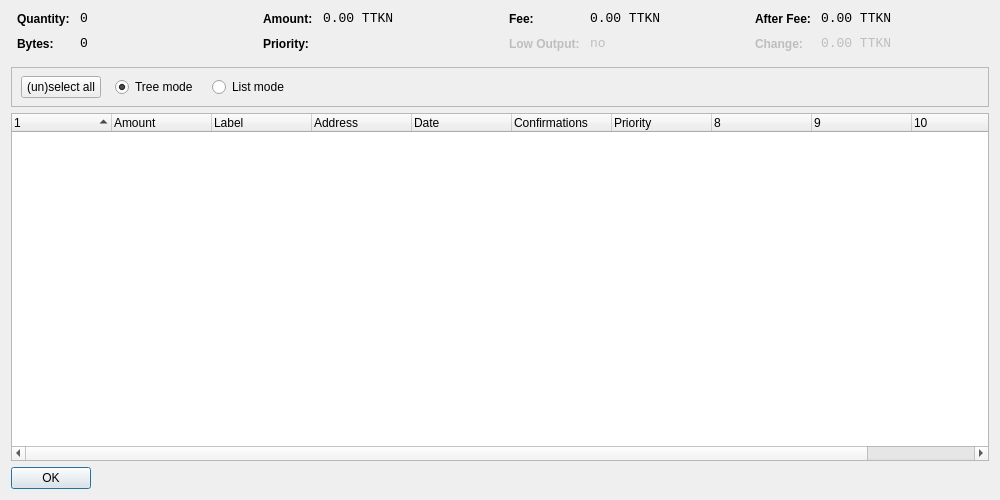
<?xml version="1.0" encoding="UTF-8"?>
<ui version="4.0">
 <class>CoinControlDialog</class>
 <widget class="QDialog" name="CoinControlDialog">
  <property name="geometry">
   <rect>
    <x>0</x>
    <y>0</y>
    <width>1000</width>
    <height>500</height>
   </rect>
  </property>
  <property name="windowTitle">
   <string>Coin Control</string>
  </property>
  <layout class="QVBoxLayout" name="verticalLayout">
   <item>
    <layout class="QHBoxLayout" name="horizontalLayoutTop" stretch="0,0,0,0">
     <property name="topMargin">
      <number>0</number>
     </property>
     <property name="bottomMargin">
      <number>10</number>
     </property>
     <item>
      <layout class="QFormLayout" name="formLayoutCoinControl1">
       <property name="horizontalSpacing">
        <number>10</number>
       </property>
       <property name="verticalSpacing">
        <number>10</number>
       </property>
       <property name="leftMargin">
        <number>6</number>
       </property>
       <property name="rightMargin">
        <number>6</number>
       </property>
       <item row="0" column="0">
        <widget class="QLabel" name="labelCoinControlQuantityText">
         <property name="styleSheet">
          <string notr="true">font-weight:bold;</string>
         </property>
         <property name="text">
          <string>Quantity:</string>
         </property>
        </widget>
       </item>
       <item row="0" column="1">
        <widget class="QLabel" name="labelCoinControlQuantity">
         <property name="font">
          <font>
           <family>Monospace</family>
           <pointsize>10</pointsize>
          </font>
         </property>
         <property name="cursor">
          <cursorShape>IBeamCursor</cursorShape>
         </property>
         <property name="contextMenuPolicy">
          <enum>Qt::ActionsContextMenu</enum>
         </property>
         <property name="text">
          <string notr="true">0</string>
         </property>
         <property name="textInteractionFlags">
          <set>Qt::LinksAccessibleByMouse|Qt::TextSelectableByKeyboard|Qt::TextSelectableByMouse</set>
         </property>
        </widget>
       </item>
       <item row="1" column="0">
        <widget class="QLabel" name="labelCoinControlBytesText">
         <property name="styleSheet">
          <string notr="true">font-weight:bold;</string>
         </property>
         <property name="text">
          <string>Bytes:</string>
         </property>
        </widget>
       </item>
       <item row="1" column="1">
        <widget class="QLabel" name="labelCoinControlBytes">
         <property name="font">
          <font>
           <family>Monospace</family>
           <pointsize>10</pointsize>
          </font>
         </property>
         <property name="cursor">
          <cursorShape>IBeamCursor</cursorShape>
         </property>
         <property name="contextMenuPolicy">
          <enum>Qt::ActionsContextMenu</enum>
         </property>
         <property name="text">
          <string notr="true">0</string>
         </property>
         <property name="textInteractionFlags">
          <set>Qt::LinksAccessibleByMouse|Qt::TextSelectableByKeyboard|Qt::TextSelectableByMouse</set>
         </property>
        </widget>
       </item>
      </layout>
     </item>
     <item>
      <layout class="QFormLayout" name="formLayoutCoinControl2">
       <property name="horizontalSpacing">
        <number>10</number>
       </property>
       <property name="verticalSpacing">
        <number>10</number>
       </property>
       <property name="leftMargin">
        <number>6</number>
       </property>
       <property name="rightMargin">
        <number>6</number>
       </property>
       <item row="0" column="0">
        <widget class="QLabel" name="labelCoinControlAmountText">
         <property name="styleSheet">
          <string notr="true">font-weight:bold;</string>
         </property>
         <property name="text">
          <string>Amount:</string>
         </property>
        </widget>
       </item>
       <item row="0" column="1">
        <widget class="QLabel" name="labelCoinControlAmount">
         <property name="font">
          <font>
           <family>Monospace</family>
           <pointsize>10</pointsize>
          </font>
         </property>
         <property name="cursor">
          <cursorShape>IBeamCursor</cursorShape>
         </property>
         <property name="contextMenuPolicy">
          <enum>Qt::ActionsContextMenu</enum>
         </property>
         <property name="text">
          <string notr="true">0.00 TTKN</string>
         </property>
         <property name="textInteractionFlags">
          <set>Qt::LinksAccessibleByMouse|Qt::TextSelectableByKeyboard|Qt::TextSelectableByMouse</set>
         </property>
        </widget>
       </item>
       <item row="1" column="0">
        <widget class="QLabel" name="labelCoinControlPriorityText">
         <property name="styleSheet">
          <string notr="true">font-weight:bold;</string>
         </property>
         <property name="text">
          <string>Priority:</string>
         </property>
        </widget>
       </item>
       <item row="1" column="1">
        <widget class="QLabel" name="labelCoinControlPriority">
         <property name="font">
          <font>
           <family>Monospace</family>
           <pointsize>10</pointsize>
          </font>
         </property>
         <property name="cursor">
          <cursorShape>IBeamCursor</cursorShape>
         </property>
         <property name="contextMenuPolicy">
          <enum>Qt::ActionsContextMenu</enum>
         </property>
         <property name="text">
          <string/>
         </property>
         <property name="textInteractionFlags">
          <set>Qt::LinksAccessibleByMouse|Qt::TextSelectableByKeyboard|Qt::TextSelectableByMouse</set>
         </property>
        </widget>
       </item>
      </layout>
     </item>
     <item>
      <layout class="QFormLayout" name="formLayoutCoinControl3">
       <property name="horizontalSpacing">
        <number>10</number>
       </property>
       <property name="verticalSpacing">
        <number>10</number>
       </property>
       <property name="leftMargin">
        <number>6</number>
       </property>
       <property name="rightMargin">
        <number>6</number>
       </property>
       <item row="0" column="0">
        <widget class="QLabel" name="labelCoinControlFeeText">
         <property name="styleSheet">
          <string notr="true">font-weight:bold;</string>
         </property>
         <property name="text">
          <string>Fee:</string>
         </property>
        </widget>
       </item>
       <item row="0" column="1">
        <widget class="QLabel" name="labelCoinControlFee">
         <property name="font">
          <font>
           <family>Monospace</family>
           <pointsize>10</pointsize>
          </font>
         </property>
         <property name="cursor">
          <cursorShape>IBeamCursor</cursorShape>
         </property>
         <property name="contextMenuPolicy">
          <enum>Qt::ActionsContextMenu</enum>
         </property>
         <property name="text">
          <string notr="true">0.00 TTKN</string>
         </property>
         <property name="textInteractionFlags">
          <set>Qt::LinksAccessibleByMouse|Qt::TextSelectableByKeyboard|Qt::TextSelectableByMouse</set>
         </property>
        </widget>
       </item>
       <item row="1" column="0">
        <widget class="QLabel" name="labelCoinControlLowOutputText">
         <property name="enabled">
          <bool>false</bool>
         </property>
         <property name="styleSheet">
          <string notr="true">font-weight:bold;</string>
         </property>
         <property name="text">
          <string>Low Output:</string>
         </property>
        </widget>
       </item>
       <item row="1" column="1">
        <widget class="QLabel" name="labelCoinControlLowOutput">
         <property name="enabled">
          <bool>false</bool>
         </property>
         <property name="font">
          <font>
           <family>Monospace</family>
           <pointsize>10</pointsize>
          </font>
         </property>
         <property name="cursor">
          <cursorShape>IBeamCursor</cursorShape>
         </property>
         <property name="contextMenuPolicy">
          <enum>Qt::ActionsContextMenu</enum>
         </property>
         <property name="text">
          <string notr="true">no</string>
         </property>
         <property name="textInteractionFlags">
          <set>Qt::LinksAccessibleByMouse|Qt::TextSelectableByKeyboard|Qt::TextSelectableByMouse</set>
         </property>
        </widget>
       </item>
      </layout>
     </item>
     <item>
      <layout class="QFormLayout" name="formLayoutCoinControl4">
       <property name="horizontalSpacing">
        <number>10</number>
       </property>
       <property name="verticalSpacing">
        <number>10</number>
       </property>
       <property name="leftMargin">
        <number>6</number>
       </property>
       <property name="rightMargin">
        <number>6</number>
       </property>
       <item row="0" column="0">
        <widget class="QLabel" name="labelCoinControlAfterFeeText">
         <property name="styleSheet">
          <string notr="true">font-weight:bold;</string>
         </property>
         <property name="text">
          <string>After Fee:</string>
         </property>
        </widget>
       </item>
       <item row="0" column="1">
        <widget class="QLabel" name="labelCoinControlAfterFee">
         <property name="font">
          <font>
           <family>Monospace</family>
           <pointsize>10</pointsize>
          </font>
         </property>
         <property name="cursor">
          <cursorShape>IBeamCursor</cursorShape>
         </property>
         <property name="contextMenuPolicy">
          <enum>Qt::ActionsContextMenu</enum>
         </property>
         <property name="text">
          <string notr="true">0.00 TTKN</string>
         </property>
         <property name="textInteractionFlags">
          <set>Qt::LinksAccessibleByMouse|Qt::TextSelectableByKeyboard|Qt::TextSelectableByMouse</set>
         </property>
        </widget>
       </item>
       <item row="1" column="0">
        <widget class="QLabel" name="labelCoinControlChangeText">
         <property name="enabled">
          <bool>false</bool>
         </property>
         <property name="styleSheet">
          <string notr="true">font-weight:bold;</string>
         </property>
         <property name="text">
          <string>Change:</string>
         </property>
        </widget>
       </item>
       <item row="1" column="1">
        <widget class="QLabel" name="labelCoinControlChange">
         <property name="enabled">
          <bool>false</bool>
         </property>
         <property name="font">
          <font>
           <family>Monospace</family>
           <pointsize>10</pointsize>
          </font>
         </property>
         <property name="cursor">
          <cursorShape>IBeamCursor</cursorShape>
         </property>
         <property name="contextMenuPolicy">
          <enum>Qt::ActionsContextMenu</enum>
         </property>
         <property name="text">
          <string notr="true">0.00 TTKN</string>
         </property>
         <property name="textInteractionFlags">
          <set>Qt::LinksAccessibleByMouse|Qt::TextSelectableByKeyboard|Qt::TextSelectableByMouse</set>
         </property>
        </widget>
       </item>
      </layout>
     </item>
    </layout>
   </item>
   <item>
    <widget class="QFrame" name="frame">
     <property name="minimumSize">
      <size>
       <width>0</width>
       <height>40</height>
      </size>
     </property>
     <property name="frameShape">
      <enum>QFrame::StyledPanel</enum>
     </property>
     <property name="frameShadow">
      <enum>QFrame::Sunken</enum>
     </property>
     <widget class="QWidget" name="horizontalLayoutWidget">
      <property name="geometry">
       <rect>
        <x>10</x>
        <y>0</y>
        <width>781</width>
        <height>41</height>
       </rect>
      </property>
      <layout class="QHBoxLayout" name="horizontalLayoutPanel" stretch="0,0,0,0,0">
       <property name="spacing">
        <number>14</number>
       </property>
       <item>
        <widget class="QPushButton" name="pushButtonSelectAll">
         <property name="sizePolicy">
          <sizepolicy hsizetype="Maximum" vsizetype="Fixed">
           <horstretch>0</horstretch>
           <verstretch>0</verstretch>
          </sizepolicy>
         </property>
         <property name="text">
          <string>(un)select all</string>
         </property>
        </widget>
       </item>
       <item>
        <widget class="QRadioButton" name="radioTreeMode">
         <property name="sizePolicy">
          <sizepolicy hsizetype="Maximum" vsizetype="Fixed">
           <horstretch>0</horstretch>
           <verstretch>0</verstretch>
          </sizepolicy>
         </property>
         <property name="text">
          <string>Tree mode</string>
         </property>
         <property name="checked">
          <bool>true</bool>
         </property>
        </widget>
       </item>
       <item>
        <widget class="QRadioButton" name="radioListMode">
         <property name="sizePolicy">
          <sizepolicy hsizetype="Maximum" vsizetype="Fixed">
           <horstretch>0</horstretch>
           <verstretch>0</verstretch>
          </sizepolicy>
         </property>
         <property name="text">
          <string>List mode</string>
         </property>
        </widget>
       </item>
       <item>
        <spacer name="horizontalSpacer">
         <property name="orientation">
          <enum>Qt::Horizontal</enum>
         </property>
         <property name="sizeHint" stdset="0">
          <size>
           <width>40</width>
           <height>20</height>
          </size>
         </property>
        </spacer>
       </item>
      </layout>
     </widget>
    </widget>
   </item>
   <item>
    <widget class="CoinControlTreeWidget" name="treeWidget">
     <property name="contextMenuPolicy">
      <enum>Qt::CustomContextMenu</enum>
     </property>
     <property name="sortingEnabled">
      <bool>false</bool>
     </property>
     <property name="columnCount">
      <number>11</number>
     </property>
     <attribute name="headerShowSortIndicator" stdset="0">
      <bool>true</bool>
     </attribute>
     <attribute name="headerStretchLastSection">
      <bool>false</bool>
     </attribute>
     <column>
      <property name="text">
       <string/>
      </property>
     </column>
     <column>
      <property name="text">
       <string>Amount</string>
      </property>
     </column>
     <column>
      <property name="text">
       <string>Label</string>
      </property>
     </column>
     <column>
      <property name="text">
       <string>Address</string>
      </property>
     </column>
     <column>
      <property name="text">
       <string>Date</string>
      </property>
     </column>
     <column>
      <property name="text">
       <string>Confirmations</string>
      </property>
      <property name="toolTip">
       <string>Confirmed</string>
      </property>
     </column>
     <column>
      <property name="text">
       <string>Priority</string>
      </property>
     </column>
     <column>
      <property name="text">
       <string/>
      </property>
     </column>
     <column>
      <property name="text">
       <string/>
      </property>
     </column>
     <column>
      <property name="text">
       <string/>
      </property>
     </column>
     <column>
      <property name="text">
       <string/>
      </property>
     </column>
    </widget>
   </item>
   <item>
    <widget class="QDialogButtonBox" name="buttonBox">
     <property name="sizePolicy">
      <sizepolicy hsizetype="Maximum" vsizetype="Fixed">
       <horstretch>0</horstretch>
       <verstretch>0</verstretch>
      </sizepolicy>
     </property>
     <property name="orientation">
      <enum>Qt::Horizontal</enum>
     </property>
     <property name="standardButtons">
      <set>QDialogButtonBox::Ok</set>
     </property>
    </widget>
   </item>
  </layout>
 </widget>
 <customwidgets>
  <customwidget>
   <class>CoinControlTreeWidget</class>
   <extends>QTreeWidget</extends>
   <header>coincontroltreewidget.h</header>
  </customwidget>
 </customwidgets>
 <resources/>
 <connections/>
</ui>
